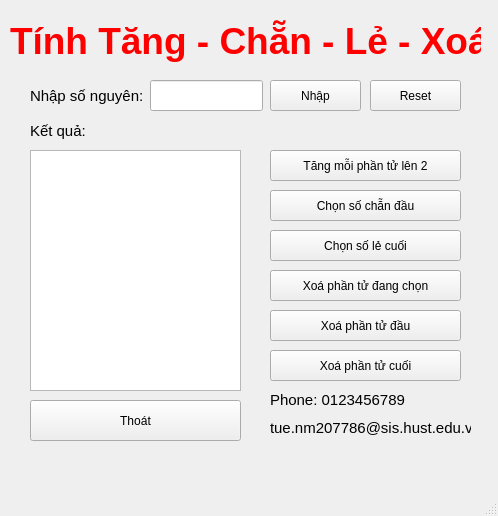
<?xml version="1.0" encoding="UTF-8"?>
<ui version="4.0">
 <class>MainWindow</class>
 <widget class="QMainWindow" name="MainWindow">
  <property name="geometry">
   <rect>
    <x>0</x>
    <y>0</y>
    <width>498</width>
    <height>516</height>
   </rect>
  </property>
  <property name="windowTitle">
   <string>MainWindow</string>
  </property>
  <widget class="QWidget" name="centralwidget">
   <widget class="QPushButton" name="Button_close">
    <property name="geometry">
     <rect>
      <x>30</x>
      <y>400</y>
      <width>211</width>
      <height>41</height>
     </rect>
    </property>
    <property name="text">
     <string>Thoát</string>
    </property>
   </widget>
   <widget class="QLabel" name="label_4">
    <property name="geometry">
     <rect>
      <x>270</x>
      <y>390</y>
      <width>141</width>
      <height>20</height>
     </rect>
    </property>
    <property name="font">
     <font>
      <pointsize>11</pointsize>
     </font>
    </property>
    <property name="text">
     <string>Phone: 0123456789</string>
    </property>
   </widget>
   <widget class="QLabel" name="label">
    <property name="geometry">
     <rect>
      <x>10</x>
      <y>10</y>
      <width>471</width>
      <height>61</height>
     </rect>
    </property>
    <property name="font">
     <font>
      <pointsize>28</pointsize>
      <bold>true</bold>
     </font>
    </property>
    <property name="styleSheet">
     <string notr="true">color: rgb(255, 0, 0)</string>
    </property>
    <property name="text">
     <string>Tính Tăng - Chẵn - Lẻ - Xoá</string>
    </property>
   </widget>
   <widget class="QPushButton" name="Button4">
    <property name="geometry">
     <rect>
      <x>270</x>
      <y>270</y>
      <width>191</width>
      <height>31</height>
     </rect>
    </property>
    <property name="text">
     <string>Xoá phần tử đang chọn</string>
    </property>
   </widget>
   <widget class="QPushButton" name="Button1">
    <property name="geometry">
     <rect>
      <x>270</x>
      <y>150</y>
      <width>191</width>
      <height>31</height>
     </rect>
    </property>
    <property name="text">
     <string>Tăng mỗi phần tử lên 2</string>
    </property>
   </widget>
   <widget class="QListWidget" name="listWidget">
    <property name="geometry">
     <rect>
      <x>30</x>
      <y>150</y>
      <width>211</width>
      <height>241</height>
     </rect>
    </property>
    <property name="selectionMode">
     <enum>QAbstractItemView::MultiSelection</enum>
    </property>
   </widget>
   <widget class="QPushButton" name="Button2">
    <property name="geometry">
     <rect>
      <x>270</x>
      <y>190</y>
      <width>191</width>
      <height>31</height>
     </rect>
    </property>
    <property name="text">
     <string>Chọn số chẵn đầu</string>
    </property>
   </widget>
   <widget class="QPushButton" name="Button6">
    <property name="geometry">
     <rect>
      <x>270</x>
      <y>350</y>
      <width>191</width>
      <height>31</height>
     </rect>
    </property>
    <property name="text">
     <string>Xoá phần tử cuối</string>
    </property>
   </widget>
   <widget class="QPushButton" name="Botton_nhap">
    <property name="geometry">
     <rect>
      <x>270</x>
      <y>80</y>
      <width>91</width>
      <height>31</height>
     </rect>
    </property>
    <property name="text">
     <string>Nhập</string>
    </property>
   </widget>
   <widget class="QLabel" name="label_3">
    <property name="geometry">
     <rect>
      <x>30</x>
      <y>120</y>
      <width>61</width>
      <height>21</height>
     </rect>
    </property>
    <property name="font">
     <font>
      <pointsize>11</pointsize>
     </font>
    </property>
    <property name="text">
     <string>Kết quả:</string>
    </property>
   </widget>
   <widget class="QPushButton" name="Botton_reset">
    <property name="geometry">
     <rect>
      <x>370</x>
      <y>80</y>
      <width>91</width>
      <height>31</height>
     </rect>
    </property>
    <property name="text">
     <string>Reset</string>
    </property>
   </widget>
   <widget class="QLabel" name="label_2">
    <property name="geometry">
     <rect>
      <x>30</x>
      <y>80</y>
      <width>121</width>
      <height>31</height>
     </rect>
    </property>
    <property name="font">
     <font>
      <pointsize>11</pointsize>
     </font>
    </property>
    <property name="text">
     <string>Nhập số nguyên:</string>
    </property>
   </widget>
   <widget class="QPushButton" name="Button3">
    <property name="geometry">
     <rect>
      <x>270</x>
      <y>230</y>
      <width>191</width>
      <height>31</height>
     </rect>
    </property>
    <property name="text">
     <string>Chọn số lẻ cuối</string>
    </property>
   </widget>
   <widget class="QPushButton" name="Button5">
    <property name="geometry">
     <rect>
      <x>270</x>
      <y>310</y>
      <width>191</width>
      <height>31</height>
     </rect>
    </property>
    <property name="text">
     <string>Xoá phần tử đầu</string>
    </property>
   </widget>
   <widget class="QLineEdit" name="lineEdit">
    <property name="geometry">
     <rect>
      <x>150</x>
      <y>80</y>
      <width>113</width>
      <height>31</height>
     </rect>
    </property>
   </widget>
   <widget class="QLabel" name="label_5">
    <property name="geometry">
     <rect>
      <x>270</x>
      <y>420</y>
      <width>201</width>
      <height>16</height>
     </rect>
    </property>
    <property name="font">
     <font>
      <pointsize>11</pointsize>
     </font>
    </property>
    <property name="text">
     <string>tue.nm207786@sis.hust.edu.vn</string>
    </property>
   </widget>
  </widget>
  <widget class="QMenuBar" name="menubar">
   <property name="geometry">
    <rect>
     <x>0</x>
     <y>0</y>
     <width>498</width>
     <height>21</height>
    </rect>
   </property>
  </widget>
  <widget class="QStatusBar" name="statusbar"/>
 </widget>
 <resources/>
 <connections/>
</ui>
